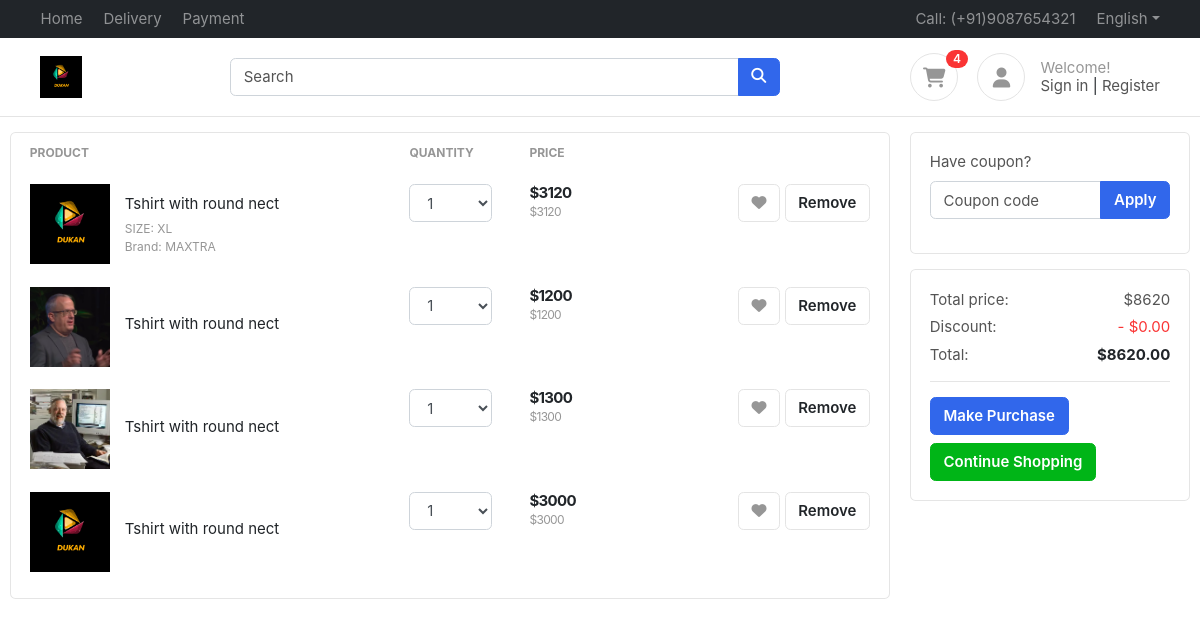
The page /accounts/cart/ (signed in) on the database its author committed.
### accounts/models.py (models this page shows)
class Profile(BaseModel):
    user = models.OneToOneField(User, on_delete=models.CASCADE, related_name='profile')
    is_email_verified = models.BooleanField(default=True)
    email_token = models.CharField(max_length=100, null=True, blank=True)
    profile_image = models.ImageField(upload_to='profile')
    def get_cart_count(self):
        return CartItems.objects.filter(cart__is_paid=False, cart__user=self.user).count()

class CartItems(BaseModel):
    cart = models.ForeignKey(Cart, on_delete=models.CASCADE, related_name = 'cart_items')
    product = models.ForeignKey(Product, on_delete=models.SET_NULL, null=True, blank=True)
    color_varient = models.ManyToManyField(ColorVarient)
    size_varient = models.ManyToManyField(SizeVarient)
    def get_product_price(self):
        price = 0
        if self.product:
            price += self.product.price
        if self.color_varient.exists():
            color_varient_price = sum(variant.price for variant in self.color_varient.all() if variant.price is not None)
            price += color_varient_price
        if self.size_varient.exists():
            size_varient_price = sum(variant.price for variant in self.size_varient.all() if variant.price is not None)
            price += size_varient_price
        return price

class Cart(BaseModel):
    user = models.ForeignKey(User, on_delete=models.CASCADE, blank=True)
    is_paid = models.BooleanField(default = False)
    coupon = models.ForeignKey(Coupon, on_delete=models.SET_NULL, null = True, blank=True)
    def calculate_totals(self):
        total_price = sum(cart_item.get_product_price() for cart_item in self.cart_items.all())
        discount = Decimal('0.00')  # Default discount
        if self.coupon:
            if total_price > self.coupon.minimum_amount:
                discount = Decimal(str(self.coupon.discount_price))
        final_total = max(Decimal('0.00'), total_price - discount)
        return {
            'total_price': total_price,
            'discount': discount,
            'final_total': final_total,
        }

### products/models.py (models this page shows, shortened)
class Product(BaseModel):
    product_name = models.CharField(max_length=100)
    slug = models.SlugField(unique=True, null=True, blank=True)
    catogory = models.ForeignKey(
        Category, on_delete=models.CASCADE, related_name="products")
    price = models.IntegerField()
    product_desc = models.TextField()
    color_varient = models.ManyToManyField(ColorVarient, blank=True)
    size_varient = models.ManyToManyField(SizeVarient, blank=True)

class ProductImage(BaseModel):
    product = models.ForeignKey(
        Product, on_delete=models.CASCADE, related_name='product_images')
    image = models.ImageField(upload_to='product')

class SizeVarient(BaseModel):
    size_name = models.CharField(max_length=100)
    price = models.IntegerField(default=0)

### accounts/views.py (the view, shortened to what this page needs)
# urls.py: path('cart/', views.cart, name='cart'),
def cart(request):
    user_cart = Cart.objects.filter(user=request.user, is_paid=False).first()
    context = {'cart': user_cart}
    return render(request, 'account/cart.html', context=context)

### templates/account/cart.html (shortened to what this page needs)
{% extends 'base/base.html' %}
{% block start %}
<div class="container-fluid mt-3">
  <div class="row">
    <aside class="col-lg-9">
      <div class="card">
        <div class="table-responsive">
          <table class="table table-borderless table-shopping-cart">
            <thead class="text-muted">
              <tr class="small text-uppercase">
                <th scope="col">Product</th>
                <th scope="col" width="120">Quantity</th>
                <th scope="col" width="120">Price</th>
                <th scope="col" class="text-right d-none d-md-block" width="200"></th>
              </tr>
            </thead>
            <tbody>
              {% for cart_item in cart.cart_items.all %}
              <tr>
                <td>
                  <figure class="itemside align-items-center">
                    <div class="aside">
                      <img src="{{ cart_item.product.product_images.first.image.url }}" class="img-sm" />
                    </div>
                    <figcaption class="info">
                      <a href="#" class="title text-dark" data-abc="true">Tshirt with round nect</a>
                      {% if cart_item.size_varient.all %}
                      <p class="text-muted small">
                        SIZE: {{ cart_item.size_varient.first.size_name }} <br /> Brand: MAXTRA
                      </p>
                      {% endif %}
                    </figcaption>
                  </figure>
                </td>
                <td>
                  <select class="form-control">
                    <option>1</option>
                  </select>
                </td>
                <td>
                  <div class="price-wrap">
                    <var class="price">${{ cart_item.get_product_price }}</var>
                    <small class="text-muted">${{ cart_item.get_product_price }}</small>
                  </div>
                </td>
                <td class="text-right d-none d-md-block">
                  <a data-original-title="Save to Wishlist" title="" href="" class="btn btn-light" data-toggle="tooltip"
                    data-abc="true"><i class="fa fa-heart"></i></a>
                  <a href="{% url 'remove_cart' cart_item.uid %}" class="btn btn-light" data-abc="true">Remove</a>
                </td>
              </tr>
              {% endfor %}
            </tbody>
          </table>
        </div>
      </div>
    </aside>
    <aside class="col-lg-3">
      <div class="card mb-3">
        <div class="card-body">
          <form method="POST">
            <div class="form-group">
              <label>Have coupon?</label>
              <div class="input-group">
                <input type="text" class="form-control coupon" name="coupon" placeholder="Coupon code" /> <span
                  class="input-group-append"><button class="btn btn-primary btn-apply coupon">Apply</button></span>
              </div>
            </div>
          </form>
        </div>
      </div>
      <div class="card">
        <div class="card-body">
          <dl class="dlist-align">
            <dt>Total price:</dt>
            <dd class="text-right ml-3">${{ cart.calculate_totals.total_price }}</dd>
          </dl>
          <dl class="dlist-align">
            <dt>Discount:</dt>
            <dd class="text-right text-danger ml-3">- ${{ cart.calculate_totals.discount }}</dd>
          </dl>
          <dl class="dlist-align">
            <dt>Total:</dt>
            <dd class="text-right text-dark b ml-3"><strong>${{ cart.calculate_totals.final_total }}</strong></dd>
          </dl>
          <hr /> <a href="#" class="btn btn-out btn-primary btn-square btn-main" data-abc="true">Make Purchase</a>
          <a href="{% url 'index' %}" class="btn btn-out btn-success btn-square btn-main mt-2"
            data-abc="true">Continue Shopping</a>
        </div>
      </div>
    </aside>
  </div>
</div>
{% endblock %}

### templates/base/base.html (shortened to what this page needs)
<!DOCTYPE HTML>
<html lang="en">
  <head>
    <link href="/media/css/bootstrap.css" rel="stylesheet" type="text/css" />
    <link href="/media/css/ui.css" rel="stylesheet" type="text/css" />
    <link href="/media/css/responsive.css" rel="stylesheet" />
  </head>
  <body>
    <header class="section-header">
      <nav class="navbar navbar-dark navbar-expand p-0 bg-dark">
        <div class="container">
          <ul class="navbar-nav d-none d-md-flex mr-auto">
            <li class="nav-item">
              <a class="nav-link" href="{% url 'index' %}">Home</a>
            </li>
            <li class="nav-item">
              <a class="nav-link" href="#">Delivery</a>
            </li>
            <li class="nav-item">
              <a class="nav-link" href="#">Payment</a>
            </li>
          </ul>
          <ul class="navbar-nav">
            <li class="nav-item">
              <a href="#" class="nav-link">Call: (+91)9087654321</a>
            </li>
            <li class="nav-item dropdown">
              <a href="#" class="nav-link dropdown-toggle" data-toggle="dropdown">English</a>
            </li>
          </ul>
        </div>
      </nav>
      <section class="header-main border-bottom">
        <div class="container">
          <div class="row align-items-center">
            <div class="col-lg-2 col-4">
              <div class="brand-wrap">
                <a href="#">
                  <img class="logo" src="/static/images/logo.png" />
                </a>
              </div>
            </div>
            <div class="col-lg-6 col-sm-12">
              <form action="#" class="search">
                <div class="input-group w-100">
                  <input type="text" class="form-control" placeholder="Search" />
                  <div class="input-group-append">
                    <button class="btn btn-primary" type="submit"><i class="fa fa-search"></i></button>
                  </div>
                </div>
              </form>
            </div>
            <div class="col-lg-4 col-sm-6 col-8">
              <div class="widgets-wrap float-md-right">
                <div class="widget-header mr-3">
                  <a href="{% url 'cart' %}" class="icon icon-sm rounded-circle border"><i class="fa fa-shopping-cart"></i></a>
                  <span class="badge badge-pill badge-danger notify">{{request.user.profile.get_cart_count}}</span>
                </div>
                <div class="widget-header icontext">
                  <a href="#" class="icon icon-sm rounded-circle border"><i class="fa fa-user"></i></a>
                  <div class="text">
                    <span class="text-muted">Welcome!</span>
                    <div>
                      <a href="{% url 'login' %}">Sign in</a> |
                      <a href="{% url 'register' %}">Register</a>
                    </div>
                  </div>
                </div>
              </div>
            </div>
          </div>
        </div>
      </section>
    </header>
    {% block start %}
    {% endblock %}
  </body>
</html>

### public/static/css/ui.css (style rules this page uses)
html { font-family: 'Inter', sans-serif; font-size: 15px; }
.price-wrap { letter-spacing: -0.7px; }
.icon-xs, .icon-sm, .icon-md, .icon-lg { display: inline-block; text-align: center; flex-shrink: 0; flex-grow: 0; }
.icon-sm { width: 48px; height: 48px; line-height: 48px; font-size: 20px; }
.img-xs, .img-sm, .img-md, .img-lg { object-fit: cover; flex-shrink: 0; flex-grow: 0; }
.img-sm { width: 80px; height: 80px; }
var { font-style: normal; }
figure { margin-bottom: 0; }
article:after, .form-group:after { display: block; clear: both; content: ""; }
.card .title { color: #212529; }
.b { font-weight: 600; }
p:last-child { margin-bottom: 0; }
.header-main { position: relative; padding-top: 1rem; padding-bottom: 1rem; }
.brand-wrap .logo, .navbar-brand .logo { margin-right: 7px; max-height: 42px; display: inline-block; }
.widget-header { display: inline-block; vertical-align: middle; position: relative; }
.widget-header a { color: #545454; }
.widget-header i { color: #969696; }
.widget-header .notify { position: absolute; top: -3px; right: -10px; }
.btn-light { background-color: #fff; border-color: #e4e4e4; }
.btn-light i { color: #969696; }
.itemside { position: relative; display: flex; width: 100%; }
.itemside .aside { position: relative; flex-shrink: 0; }
.itemside .info { padding-left: 15px; padding-right: 7px; }
.itemside p { margin-bottom: 0; }
.itemside .title { display: block; margin-bottom: 5px; color: #212529; }
[class*="dlist-"] { margin-bottom: 5px; }
[class*="dlist-"] dd { margin-bottom: 0; }
.dlist-align { display: flex; }
.dlist-align dt { width: 120px; word-wrap: break-word; font-weight: normal; }
.dlist-align dd { flex-grow: 1; }
.icontext { display: inline-flex; align-items: center; vertical-align: middle; }
.icontext .text { width: 100%; line-height: 1.2; color: #212529; }
.icontext .icon { position: relative; margin-right: 15px; flex-shrink: 0; flex-grow: 0; }
.notify { position: absolute; top: -4px; right: -10px; display: inline-block; padding: .25em .6em; font-size: 12px; line-height: 1; text-align: center; border-radius: 3rem; color: #fff; background-color: #fa3434; }
.price { font-weight: 600; color: #212529; }
.table-shopping-cart.table td, .table-shopping-cart.table th { padding-left: 1.25rem; padding-right: 1.25rem; }
.table-shopping-cart .price-wrap { line-height: 1.2; }
.table-shopping-cart .price { font-weight: bold; margin-right: 5px; display: block; }

### rows shown on the page
CartItems: product.product_images.first.image (picture), size_varient.first.size_name "XL", get_product_price "3120"
CartItems: product.product_images.first.image (picture), get_product_price "1200"
CartItems: product.product_images.first.image (picture), get_product_price "1300"
CartItems: product.product_images.first.image (picture), get_product_price "3000"
Cart: calculate_totals.total_price "8620", calculate_totals.discount "0.00", calculate_totals.final_total "8620.00"

### other values the page prints
{{ request.user.profile.get_cart_count }} "4"
